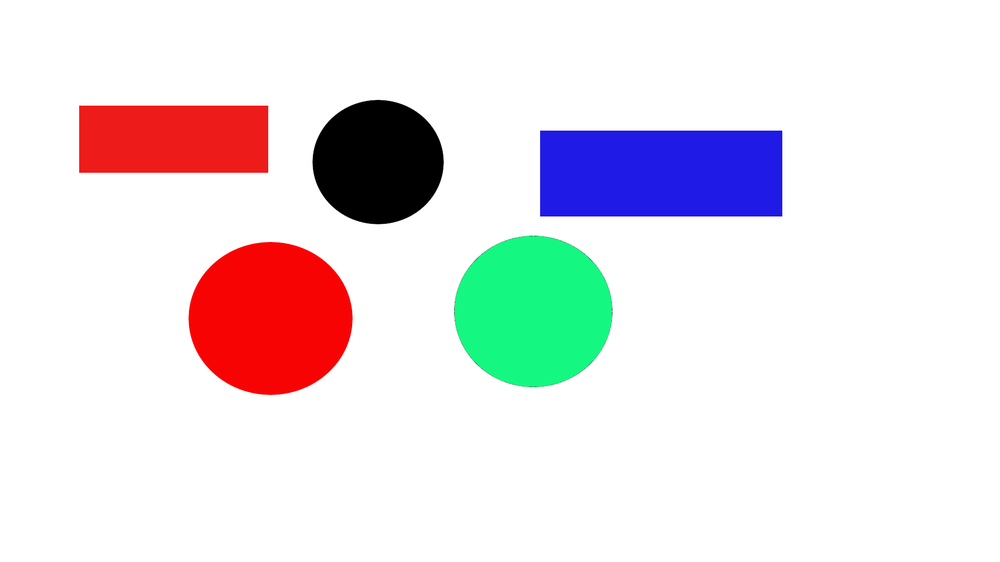
#> input picture CLASS/CLASS_3/Task1/image.png, 1000 x 562 px, shrunk from 1920 x 1080 before the run, given in place of the camera
$ python red_circle_detect.py
#> lines starting #> are read from the running program, lines starting #| are printed output that depends on the picture; after the words box and inside, x2 and y2 are one past the last pixel; in counts of white or black regions, pixels touching at a corner belong together
import cv2
import numpy as np

# 初始化摄像头
cap = cv2.VideoCapture(2) # 数字根据自己摄像头确定编号

while True:
    # 读取视频帧
    ret, frame = cap.read()
#> frame is the input picture: shape (562, 1000, 3); mean B, G, R 230.1, 226.5, 232.4
    if not ret:
        print("无法获取视频帧")
        break

    # 将图像转换为HSV颜色空间（更好的颜色分离）
    hsv = cv2.cvtColor(frame, cv2.COLOR_BGR2HSV)
#> hsv: shape (562, 1000, 3); mean H, S, V 7.3, 30.1, 247.4

    # 定义红色的HSV范围（需要根据实际情况调整）
    lower_red1 = np.array([0, 100, 100])
    upper_red1 = np.array([10, 255, 255])
    lower_red2 = np.array([160, 100, 100])
    upper_red2 = np.array([180, 255, 255])

    # 创建红色掩膜
    mask1 = cv2.inRange(hsv, lower_red1, upper_red1)
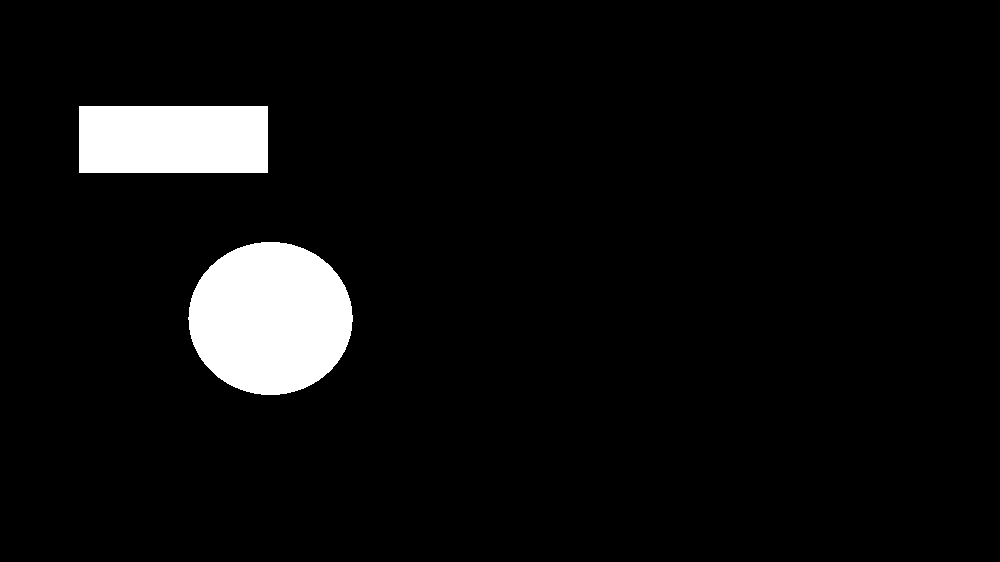
#> mask1: shape (562, 1000); 5.8% white; 2 white regions, box (x1, y1, x2, y2) and area: (188, 242, 353, 395) 19705, (79, 106, 268, 173) 12663
    mask2 = cv2.inRange(hsv, lower_red2, upper_red2)
#> mask2: shape (562, 1000); every value is 0
    mask = cv2.bitwise_or(mask1, mask2)

    # 图像预处理
    mask = cv2.erode(mask, None, iterations=2)
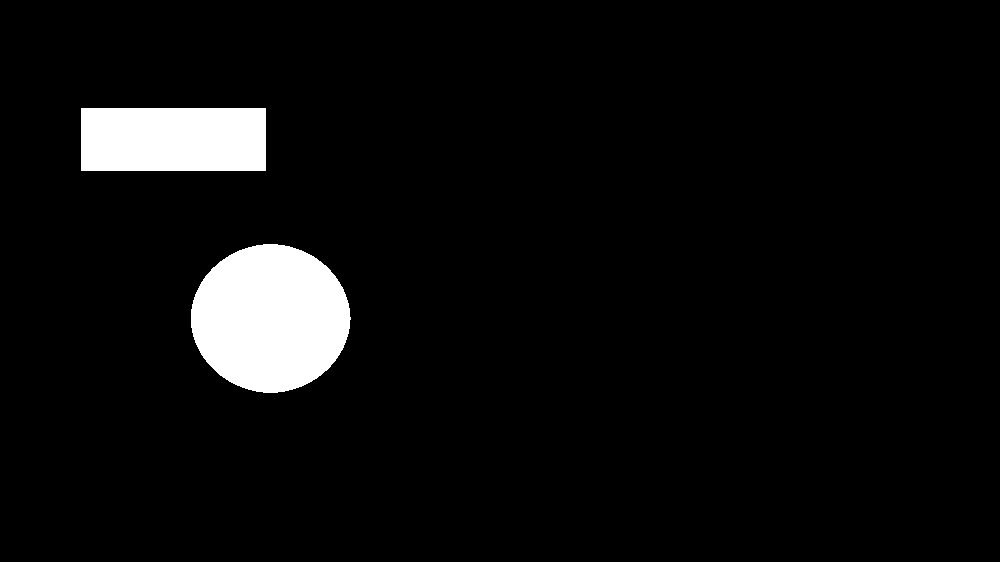
#> mask: shape (562, 1000); 5.4% white; 2 white regions, box (x1, y1, x2, y2) and area: (191, 244, 351, 393) 18450, (81, 108, 266, 171) 11655
    mask = cv2.dilate(mask, None, iterations=2)
#> mask: shape (562, 1000); 5.8% white; 2 white regions, box (x1, y1, x2, y2) and area: (189, 242, 353, 395) 19702, (79, 106, 268, 173) 12663
    mask = cv2.GaussianBlur(mask, (9, 9), 2)

    # 霍夫圆检测
    circles = cv2.HoughCircles(mask, cv2.HOUGH_GRADIENT, dp=1.2, minDist=100,
                              param1=50, param2=30, minRadius=20, maxRadius=200)
#> circles = [[269.4, 311.4, 83.12]]

    # 如果检测到圆形
    if circles is not None:
        circles = np.round(circles[0, :]).astype("int")
#> circles = [[269, 311, 83]]

        # 遍历所有检测到的圆
        for (x, y, r) in circles:
            # 绘制圆形和中心点
            cv2.circle(frame, (x, y), r, (0, 255, 0), 4)
            cv2.circle(frame, (x, y), 2, (0, 0, 255), 3)
            # 显示圆心坐标
            cv2.putText(frame, f"({x}, {y})", (x-50, y-20),
                       cv2.FONT_HERSHEY_SIMPLEX, 0.5, (255, 255, 255), 2)
#> this loop made 1 pass
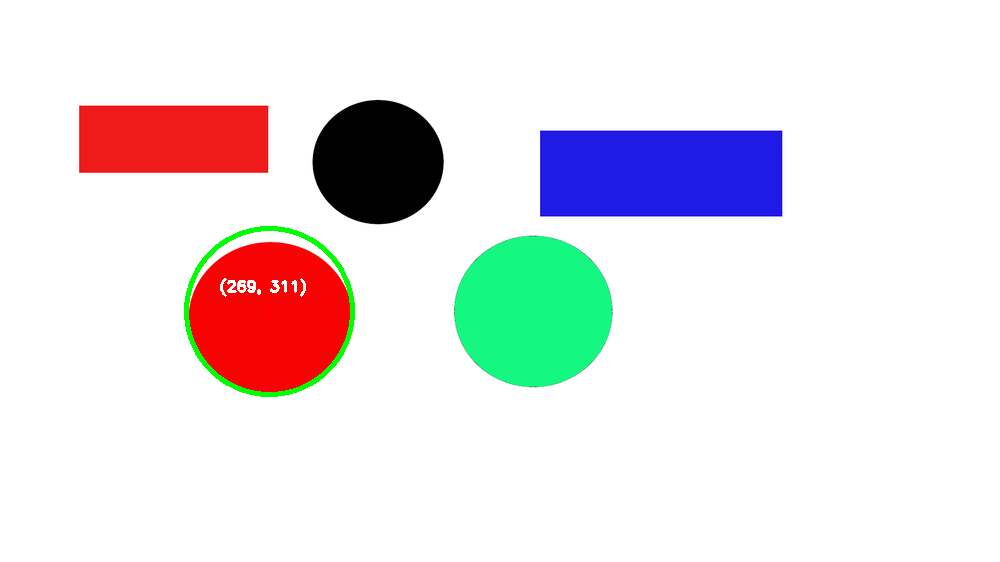
#> frame: shape (562, 1000, 3); 0.57% of pixels changed, all inside (x1, y1, x2, y2) = (184, 226, 355, 397)

    # 显示结果
    cv2.imshow("Frame", frame)
    cv2.imshow("Mask", mask)

    # 按q退出
    if cv2.waitKey(1) & 0xFF == ord('q'):
#> (key q is pressed here)
        break

# 释放资源
cap.release()
cv2.destroyAllWindows()
